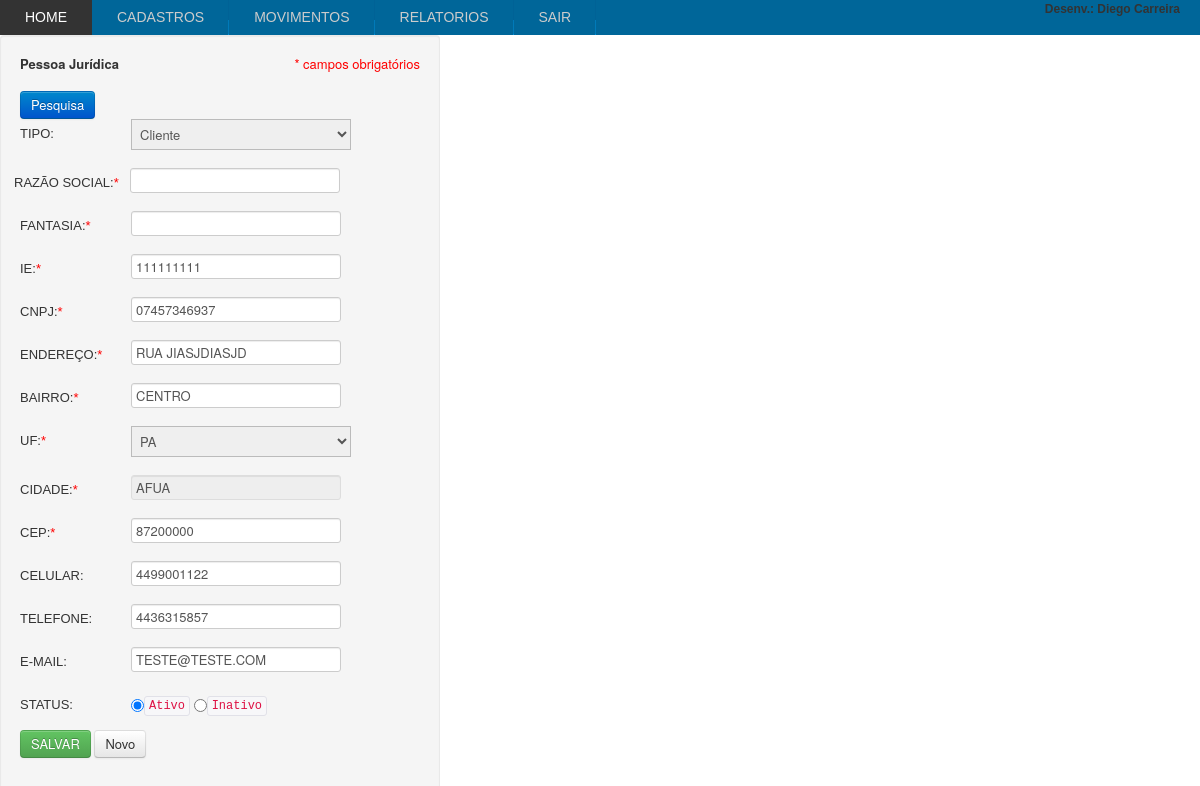
/cadastraClienteJ.php?id=1 (signed in), run on the app's committed database.
### tables this page shows
Create table clifor (
	idclifor Int NOT NULL AUTO_INCREMENT,
	uf Int NOT NULL,
	cidade Int NOT NULL,
	nome Varchar(40),
	ierg Varchar(10),
	cnpjcpf Varchar(15),
	tipo Char(1),
	endereco Varchar(40),
	bairro Varchar(30),
	cep Bigint,
	telefone Bigint,
	celular Bigint,
	email Varchar(30),
	status enum('1','2') NOT NULL default '1',
	razsoc Varchar(40),
	fantasia Varchar(40),
 Primary Key (idclifor));

Create table uf (
	iduf Int NOT NULL AUTO_INCREMENT,
	sigla Char(2),
	descricao Varchar(30),
 Primary Key (iduf));

Create table cidade (
	idcid Int NOT NULL AUTO_INCREMENT,
	nome Varchar(100),
	uf Int NOT NULL,
 Primary Key (idcid));

### cadastraClienteJ.php (the view, shortened to what this page needs)
<?php error_reporting(E_ERROR | E_PARSE);
	$razsoc = '';
	$fantasia = '';
	$ie = '';
	$cnpj = '';
	$endereco = '';
	$bairro = '';
	$uf = '';
	$cep = '';
	$celular = '';
	$telefone = '';
	$email = '';
	$tipo = '';
if (isset($_GET['id']) ) {
	$id = (int) $_GET['id'];
	$sql = "select * from clifor where idclifor = '$id'";
	$resultado = mysql_query($sql);
	$linha = mysql_fetch_array($resultado);
	$razsoc = $linha['razsoc'];
	$fantasia = $linha['fantasia'];
	$ie = $linha['ierg'];
	$cnpj = $linha['cnpjcpf'];
	$endereco = $linha['endereco'];
	$bairro = $linha['bairro'];
	$uf = $linha['uf'];
	$cidade = $linha['cidade'];
	$cep = $linha['cep'];
	$celular = $linha['celular'];
	$telefone = $linha['telefone'];
	$email = $linha['email'];
	$tipo = $linha['tipo'];
	$sql_cidade = "select cidade.nome, cidade.idcid, uf.sigla, uf.iduf from cidade,uf
	where cidade.idcid = '$cidade' and uf.iduf = '$uf'" ;
		$resultado_cidade = mysql_query($sql_cidade);
		$linha_cidade = mysql_fetch_array($resultado_cidade);
		 $uf = $linha_cidade['iduf'];
		 $nome_cidade = $linha_cidade['nome'];
}
			?>
<!DOCTYPE html PUBLIC "-//W3C//DTD XHTML 1.0 Transitional//EN" "http://www.w3.org/TR/xhtml1/DTD/xhtml1-transitional.dtd">
<html xmlns="http://www.w3.org/1999/xhtml">
<head>
<link href="estilo.css" rel="stylesheet" type="text/css" />
<?php require 'links-tb.php' ?>
</head>
<body>
<div id="cadastro" class="well">
	<form name="formClienteJ" id="formClienteJ" method="post" action="cadastraClienteJ.php" class="" onSubmit="return valida_form(this)">
	<b>Pessoa Jurídica</b>
    <font class="red right">* campos obrigatórios</font>
    <br /><br />
    <a href="pesquisaClienteJ.php" class="btn btn-primary" >Pesquisa</a>
	<p><label for="tipo">Tipo:</label>
    <select name="tipo" id="tipo" size="1" maxlength="20"  alt="valida" autofocus required>
    	<option value="<?php echo $tipo; ?>">
			<?php if($tipo == 'C'){ echo 'Cliente'; } if($tipo == 'F'){ echo 'Fornecedor'; } ?>
        </option>
    </select>
    </p>
	<p>
    <label for="razsoc" style="margin-left:-6px; width:116px;">
    	Razão Social:<font class="red">*</font>
    </label>
  	<input type="text" name="razsoc" id="razsoc" size="40" maxlength="40"  value="<?php echo $razsoc; ?>" alt="valida" required/>
   </p>
    <p>
    <label for="fantasia">
    	Fantasia:<font class="red">*</font>
    </label>
    <input type="text" name="fantasia" id="fantasia" size="40" maxlength="40"  value="<?php echo $fantasia; ?>" alt="valida" required/></p>
	<p>
    <label for="ie">
    	IE:<font class="red">*</font>
    </label>
    <input type="text" name="ie" id="ie" size="40" maxlength="9" placeholder=""  value="<?php echo $ie; ?>" alt="valida" required/></p>
	<p>
    <label for="cnpj">
    	CNPJ:<font class="red">*</font>
    </label>
    <input type="text" name="cnpj" id="cnpj" size="40" maxlength="14" placeholder="apenas os números" value="<?php echo $cnpj; ?>" alt="valida" onBlur="verifica_CNPJ(cnpj.value, form.name)" /></p>
	<p><label for="endereco">
    	Endereço:<font class="red">*</font>
    </label>
    <input type="text" name="endereco" id="endereco" size="40" maxlength="40"  value="<?php echo $endereco; ?>" alt="valida" required/></p>
	<p><label for="bairro">
    	Bairro:<font class="red">*</font>
    </label>
    <input type="text" name="bairro" id="bairro" size="40" maxlength="30" value="<?php echo $bairro; ?>" alt="valida" required/></p>
	 <p><label for="uf">
     	UF:<font class="red">*</font>
     </label>
    <select name="uf" id="uf" size="1" maxlength="2"  alt="valida" onChange="abreJanela(uf.value,form.name)">
    	<option value="<?php echo $uf; ?>">
        <?php $sql = "select iduf,sigla from uf where iduf = '$uf' ";
			$resultado = mysql_fetch_assoc(mysql_query($sql));
			echo $estado =  $resultado['sigla'];
		?>
        </option>
    </select>
    </p>
    <p><label for="cidade">
   		Cidade:<font class="red">*</font>
    </label>
    <input type="text" name="cidade" id="cidade" size="40" maxlength="40" value="<?php echo $nome_cidade; ?>" alt="valida" readonly
    onclick="abreJanela(uf.value,form.name)" required/></p>
	<p><label for="cep">
   		CEP:<font class="red">*</font>
    </label>
    <input type="text" name="cep" id="cep" size="40" maxlength="8" placeholder="apenas os numeros"  value="<?php echo $cep; ?>"  alt="valida" required/></p>
    <p><label for="celular">Celular:</label>
    <input type="text" name="celular" id="celular" size="40" maxlength="10"  value="<?php echo $celular; ?>" alt="" /></p>
	<p><label for="telefone">Telefone:</label>
    <input type="text" name="telefone" id="telefone" size="40" maxlength="11"  value="<?php echo $telefone; ?>" alt="" /></p>
    </p><label for="email">E-mail:</label>
    <input type="text" name="email" id="email" size="40" maxlength="60" value="<?php echo $email; ?>" alt="" /></p>
    <p><label for="status">Status:</label>
    <input type="radio" name="status" id="status" value="1" checked="checked"  /><code>Ativo</code>
    <input type="radio" name="status" id="status" value="2" /><code>Inativo</code>
    </p>
    <input type="submit"  name="salvar" id="salvar" value="Salvar" class="btn btn-success"/>
    <a href="cadastraClienteJ.php" class="btn" >Novo</a>
</form>
</div>
</body>
</html>

### estilo.css (style rules this page uses)
body { margin:0px; padding:0px; width:100%; height:100%; }
* { text-decoration:none; }
label { width: 111px; font-family:Verdana, Arial, Helvetica, sans-serif; font-size: 12px; float: left; margin-top: 6px; text-transform:uppercase; }
input { text-transform:uppercase; }
#cadastro { width:400px; }
.red { color:#FF0000; }
.right { float:right; }

### data on the page
clifor: tipo "Cliente", ie "111111111", cnpj "07457346937", endereco "RUA JIASJDIASJD", bairro "CENTRO", cep "87200000", celular "4499001122", telefone "4436315857", email "TESTE@TESTE.COM"
uf: uf "PA"
cidade: cidade "AFUA"
